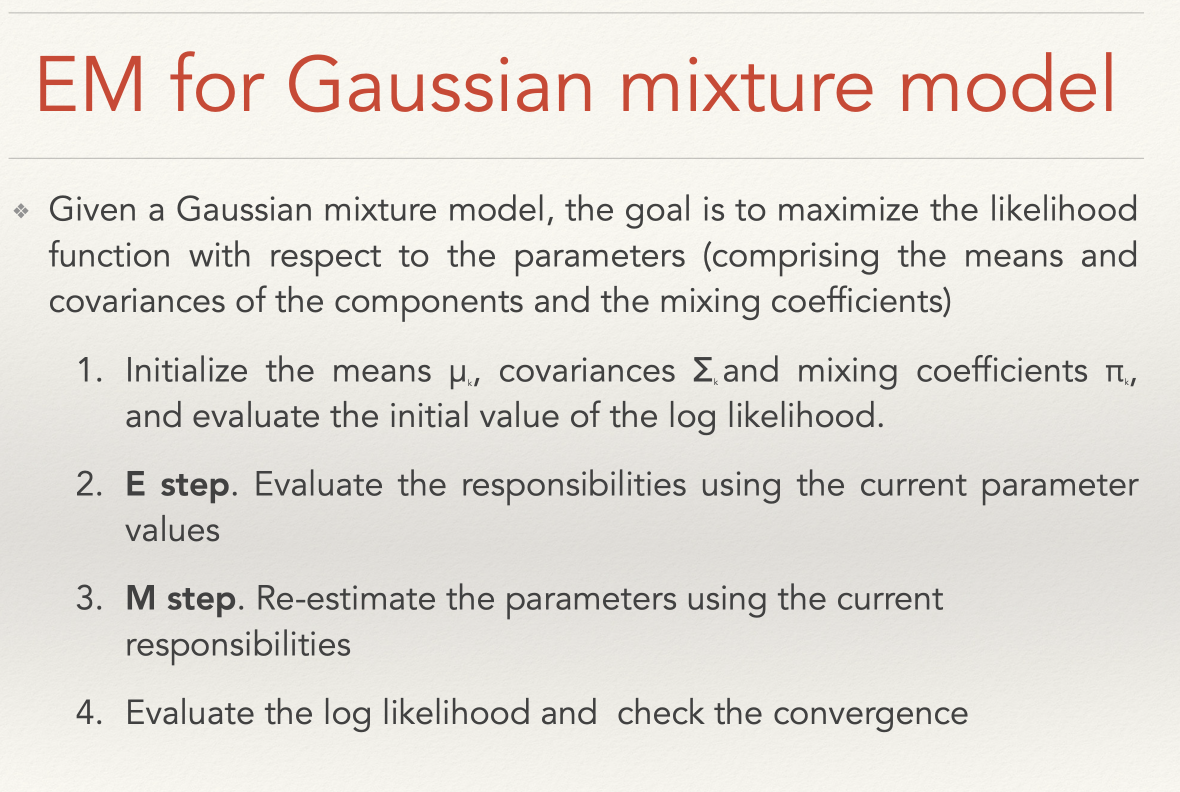
#> input picture hw3/origin.png, 2360 x 1584 px (shown at 1/2 size)
$ python Problem_5.py
#> lines starting #> are read from the running program, lines starting #| are printed output that depends on the picture; after the words box and inside, x2 and y2 are one past the last pixel; in counts of white or black regions, pixels touching at a corner belong together
import cv2
import numpy as np

img_mix = cv2.imread("origin.png", 0)
#> img_mix: shape (1584, 2360); min 65, max 253, mean 224.4
img_rgb = cv2.imread("origin.png")
#> img_rgb is the input picture: shape (1584, 2360, 3); mean B, G, R 218.9, 224.6, 228.2
img_mix = cv2.resize(img_mix, (1080, 720))
#> img_mix: shape (720, 1080)
img_rgb = cv2.resize(img_rgb, (1080, 720))
#> img_rgb: shape (720, 1080, 3)

# Guassion blur to eliminate the noise
img_blur=cv2.GaussianBlur(img_mix, (5, 5), 5)

# adaptive threshold to get binary image to emphasize characters
#img_thresh=cv2.adaptiveThreshold(img_blur, 255, cv2.ADAPTIVE_THRESH_GAUSSIAN_C, cv2.THRESH_BINARY_INV, 15, 3)
ret, img_thresh = cv2.threshold(img_blur, 200, 255, cv2.THRESH_BINARY_INV)
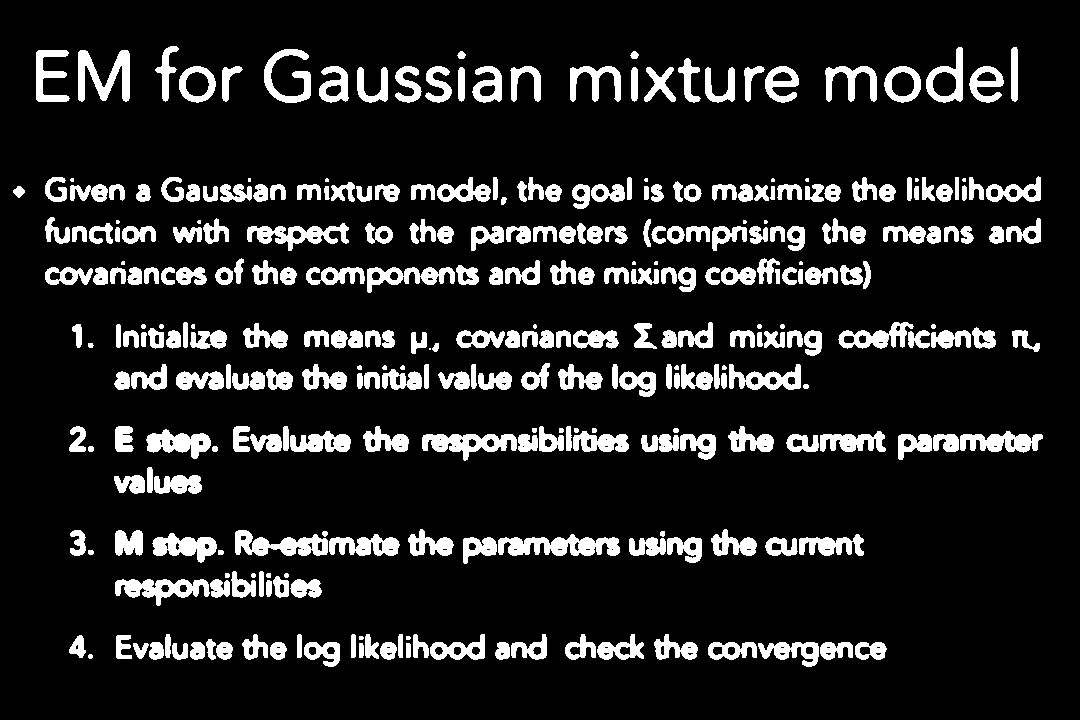
#> img_thresh: shape (720, 1080); 12.9% white; 323 white regions (21 under 20 px), largest, box (x1, y1, x2, y2) and area: (498, 534, 620, 556) 1724, (78, 50, 130, 102) 1388, (235, 530, 328, 556) 1382
#cv2.imshow('img_thresh', img_thresh)

# dilation
kernel_1 = np.ones((3, 3), np.uint8)
dilation_1 = cv2.dilate(img_thresh, kernel_1, iterations=2) # dilate characters to be detected more easily
#> dilation_1: shape (720, 1080); 22.6% white; 103 white regions, largest, box (x1, y1, x2, y2) and area: (113, 569, 324, 608) 4929, (420, 424, 631, 463) 4883, (703, 256, 873, 291) 3813
#cv2.imshow('dilation_1', dilation_1)

col = dilation_1.shape[1]
#> col = 1080
horizontalKernel = cv2.getStructuringElement(cv2.MORPH_RECT, (col, 1))  # to get rectangle kernel
dilation_2 = cv2.dilate(dilation_1, horizontalKernel, iterations=1)     # dilate each line of characters to a whole rectangle
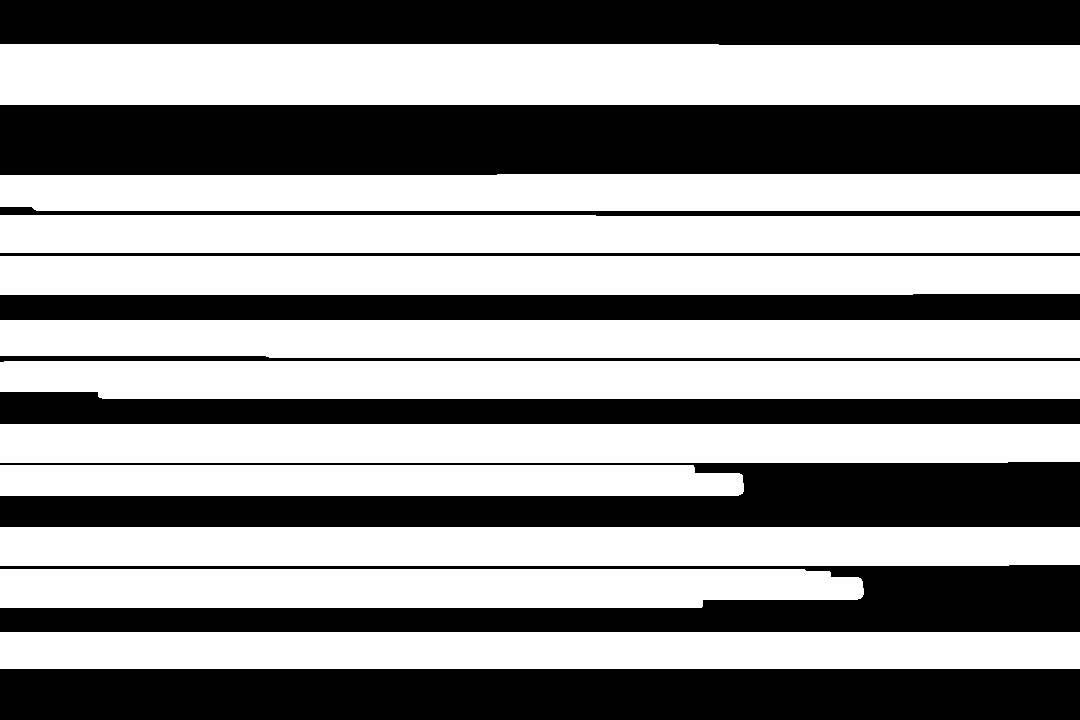
#> dilation_2: shape (720, 1080); 57.5% white; 10 black regions, largest, box (x1, y1, x2, y2) and area: (0, 105, 1080, 175) 75017, (0, 669, 1080, 720) 55080, (0, 0, 1080, 45) 47881
#cv2.imshow('dilation_2', dilation_2)

# erosion: to make rectangle thinner
kernel_2 = np.ones((4, 4),np.uint8)
erosion = cv2.erode(dilation_2, kernel_2, iterations=8)
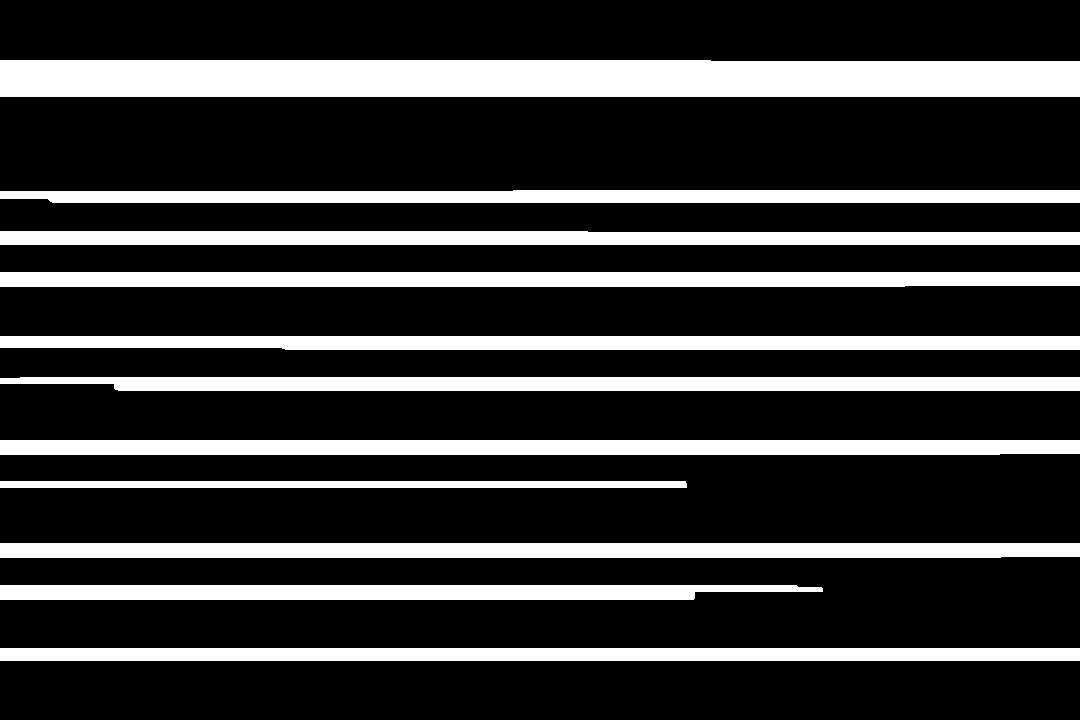
#> erosion: shape (720, 1080); 22.5% white; 11 white regions, largest, box (x1, y1, x2, y2) and area: (0, 60, 1080, 97) 39591, (0, 543, 1080, 558) 16121, (0, 440, 1080, 455) 16120
#cv2.imshow('erosion', erosion)

# Hough line detection
lines = cv2.HoughLines(erosion, 0.9, np.pi/2, 300) # theta = pi/2 for horizontal lines only
#> lines = 29 rows, first 8: [61.2, 1.57], [68.4, 1.57], [77.4, 1.57], [86.4, 1.57], [95.4, 1.57], [190.8, 1.57], [194.4, 1.57], [232.2, 1.57]
black_img = np.zeros([720, 1080, 3], dtype=np.uint8)
for line in lines:
    rho, theta = line[0]
    y0 = int(rho)
    img_line = img_thresh[y0,:].tolist()
    x1 = 0
    x2 = 1080
    y1 = y2 = y0
    for i in range(1080):
        if img_line[i] == 0:
            continue
        else:
            x1 = i
            break
    for j in range(1080):
        if img_line[1079-j] == 0:
            continue
        else:
            x2 = 1080-j
            break
    cv2.line(black_img, (x1, y1), (x2, y2), (255, 255, 255), 2)
#> this loop made 29 passes
#> (line, rho, y0, y1, y2) on passes 1 to 12: ([[61.2, 1.57]], 61.2, 61, 61, 61), ([[68.4, 1.57]], 68.4, 68, 68, 68), ([[77.4, 1.57]], 77.4, 77, 77, 77), ([[86.4, 1.57]], 86.4, 86, 86, 86), ([[95.4, 1.57]], 95.4, 95, 95, 95), ([[190.8, 1.57]], 190.8, 190, 190, 190), ([[194.4, 1.57]], 194.4, 194, 194, 194), ([[232.2, 1.57]], 232.2, 232, 232, 232), ([[239.4, 1.57]], 239.4, 239, 239, 239), ([[271.8, 1.57]], 271.8, 271, 271, 271), ([[275.4, 1.57]], 275.4, 275, 275, 275), ([[284.4, 1.57]], 284.4, 284, 284, 284)
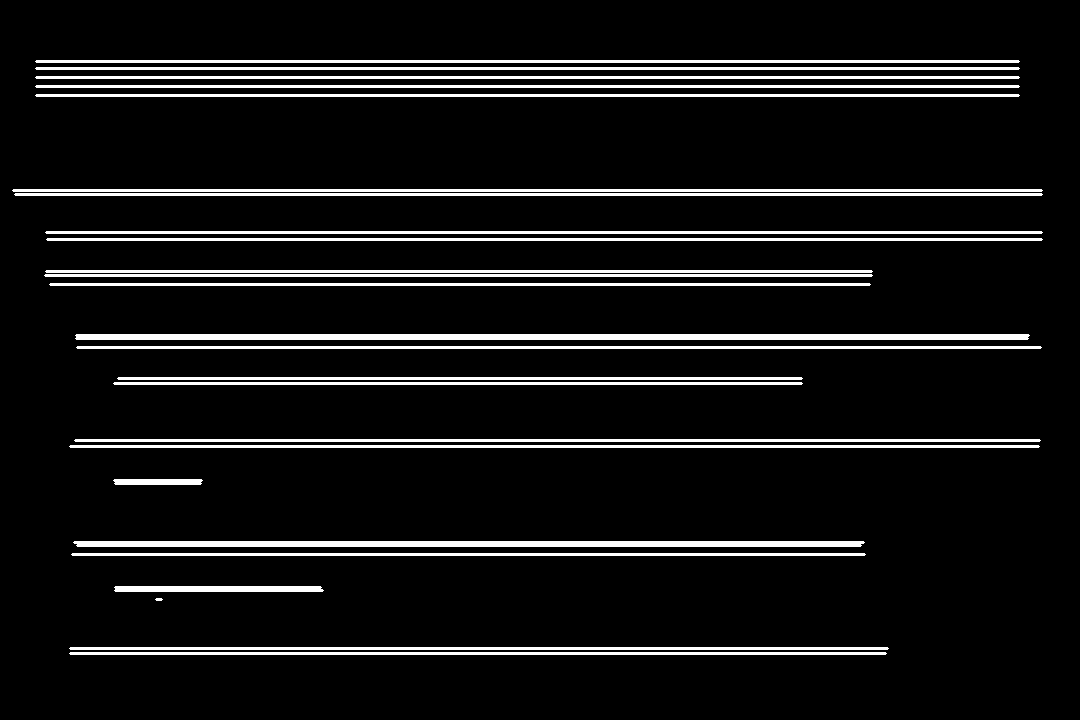
#> black_img: shape (720, 1080, 3); 8.6% white; 25 white regions, largest, box (x1, y1, x2, y2) and area: (75, 334, 1030, 340) 5719, (73, 541, 865, 547) 4726, (12, 189, 1043, 192) 3089

# merge several delete lines on the same line of words
verticalKernel = cv2.getStructuringElement(cv2.MORPH_RECT, (1, 3))
#> verticalKernel = [1, 1, 1]
white_lines = cv2.dilate(black_img, verticalKernel, iterations=3)
#> white_lines: shape (720, 1080, 3); 21.3% white; 11 white regions, largest, box (x1, y1, x2, y2) and area: (35, 57, 1020, 100) 42339, (75, 331, 1042, 352) 20142, (44, 267, 873, 289) 18162

# erode vertical delete lines
kernel_3 = np.ones((3, 1),np.uint8)
white_lines = cv2.erode(white_lines, kernel_3, iterations=5)
#> white_lines: shape (720, 1080, 3); 10.5% white; 11 white regions, largest, box (x1, y1, x2, y2) and area: (35, 62, 1020, 95) 32447, (76, 336, 1029, 347) 10464, (45, 272, 873, 284) 9861

black_lines = ~ white_lines
#cv2.imshow("black_lines", black_lines)

result = cv2.bitwise_and(img_rgb, black_lines)
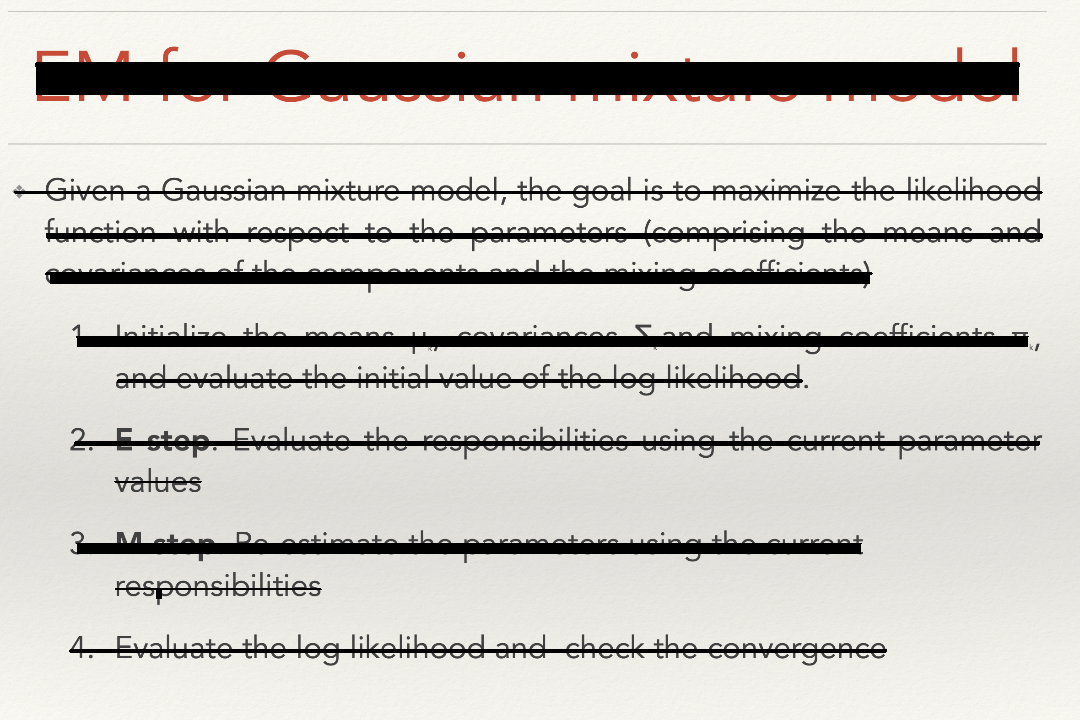
#> result: shape (720, 1080, 3); mean B, G, R 199.3, 204.3, 206.5
cv2.imshow("result", result)
cv2.imwrite('result.png', result)
cv2.waitKey(0)
cv2.destroyAllWindows()
